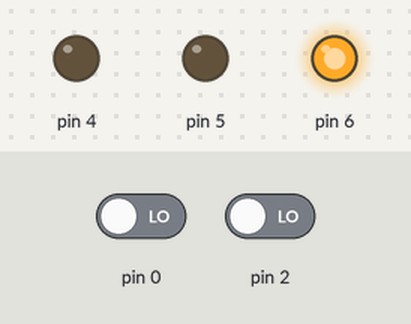
Recording of a sketch running on a simulated Arduino Uno, built with avr-gcc and run on an emulated ATmega328P. On the bench: output pins drawn as LEDs (lit = HIGH). The test bench sets the inputs (shaded band); at power-on: pin 2 LOW, pin 0 LOW.

Above: at 1.2 s.
1.3 s: pin 2 driven HIGH
At 2.2 s:
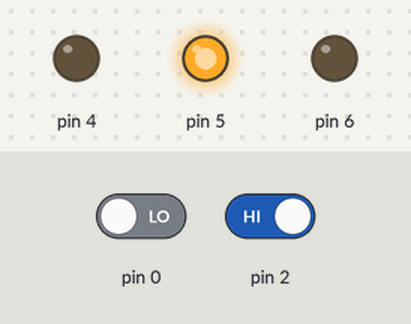
At 3.8 s:
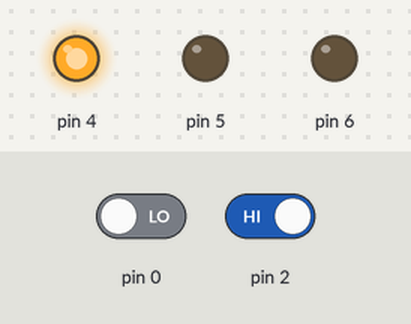
10.3 s: pin 2 driven LOW
At 11.5 s:
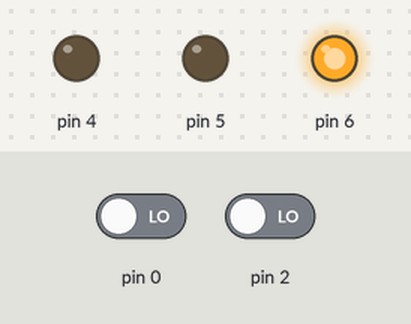
Timing chart, 0 to 13.3 s (numbered marks = the images above; inputs shaded):
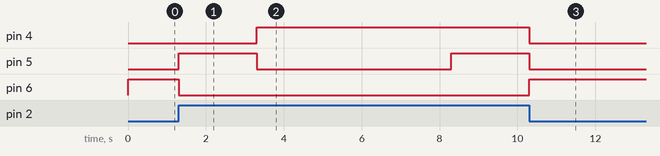

The sketch:

traffic_lights.ino
```cpp
void setup() {
  pinMode(2, INPUT);
  pinMode(4, OUTPUT);
  pinMode(5, OUTPUT);
  pinMode(6, OUTPUT);
}

void loop() {
  int val = digitalRead(0);
  if (digitalRead(2) == HIGH){
      digitalWrite(6, LOW);
      digitalWrite(5, HIGH);
      delay(2000);

      digitalWrite(5, LOW);
      digitalWrite(4, HIGH);
      delay(5000);

      digitalWrite(5, HIGH);
      delay(2000);

      digitalWrite(4, LOW);
      digitalWrite(5, LOW);
      digitalWrite(6, HIGH);

  } else {
      digitalWrite(6, HIGH);
  }
}
```

Measured:
- after the input at 1.3 s, pin 4: LOW → HIGH after 2.0 s; pin 5: LOW → HIGH at once, → LOW 2.0 s later, → HIGH 5.0 s later; pin 6: HIGH → LOW at once
- after the input at 10.3 s, pin 4: goes on until 10.3 s, then stays LOW; pin 6: LOW → HIGH at once
